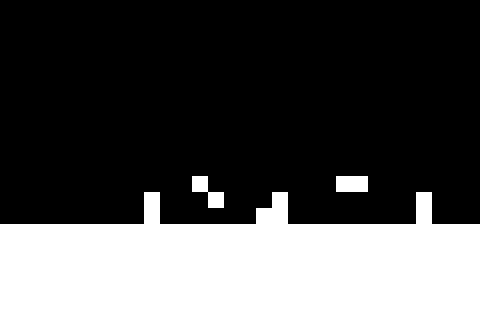

This game map was drawn from its Tiled (.tmx) file and the tilesets committed beside it. A one-line description and the trimmed map source follow:
An orthogonal 30x20 tile map with 16x16 px tiles, 2 tile layers (Floor, Danger).

<map version="1.0" orientation="orthogonal" renderorder="right-down" width="30" height="20" tilewidth="16" tileheight="16">
 <tileset firstgid="1" name="FloorTiles" tilewidth="16" tileheight="16">
  <image source="../../images/tiles/FloorTiles.png" width="32" height="16" />
 </tileset>
 <layer name="Floor" width="30" height="20">
  <properties>
   <property name="tileset" value="FloorTiles" />
  </properties>
  <data>[600 cells, 180 non-empty, 1 distinct tile ids]</data>
 </layer>
 <layer name="Danger" width="30" height="20">
  <properties>
   <property name="tileset" value="FloorTiles" />
  </properties>
  <data>[600 cells, 11 non-empty, 1 distinct tile ids]</data>
 </layer>
</map>
